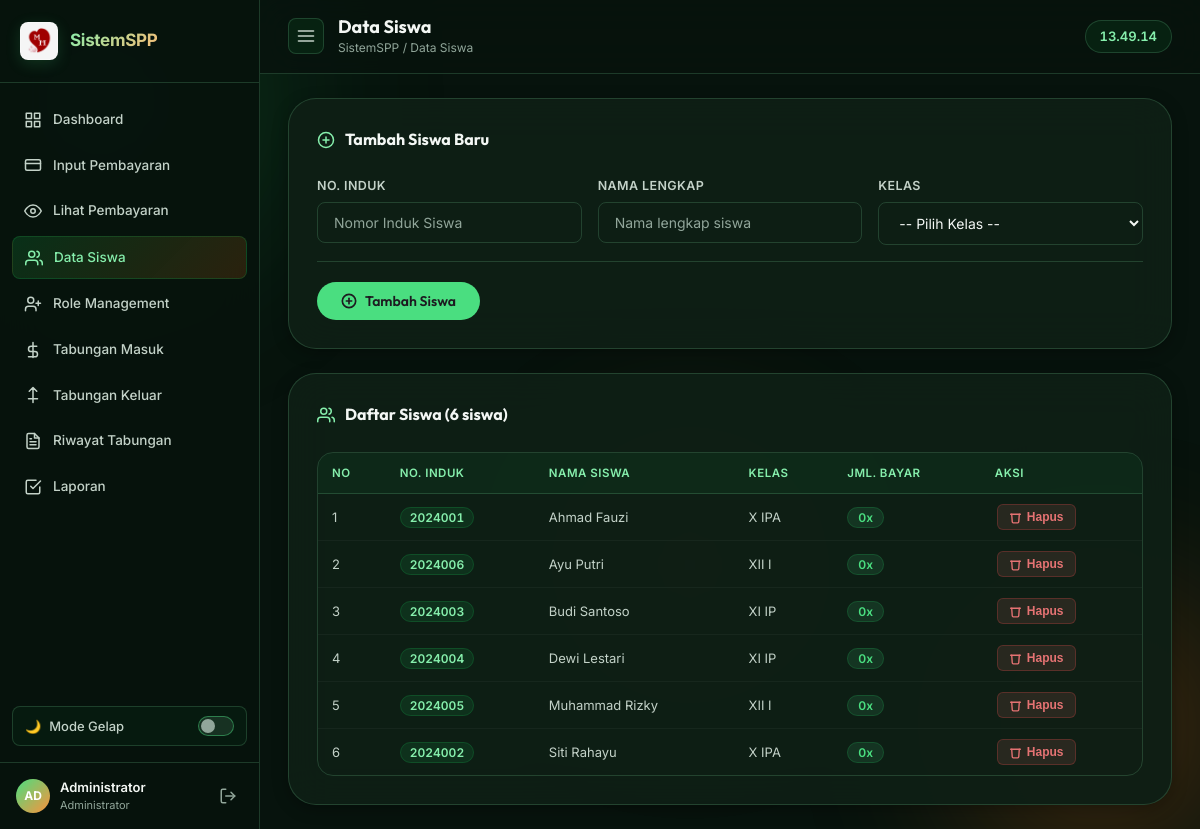
/siswa/daftar.php (signed in), run on an earlier commit of the app's database.
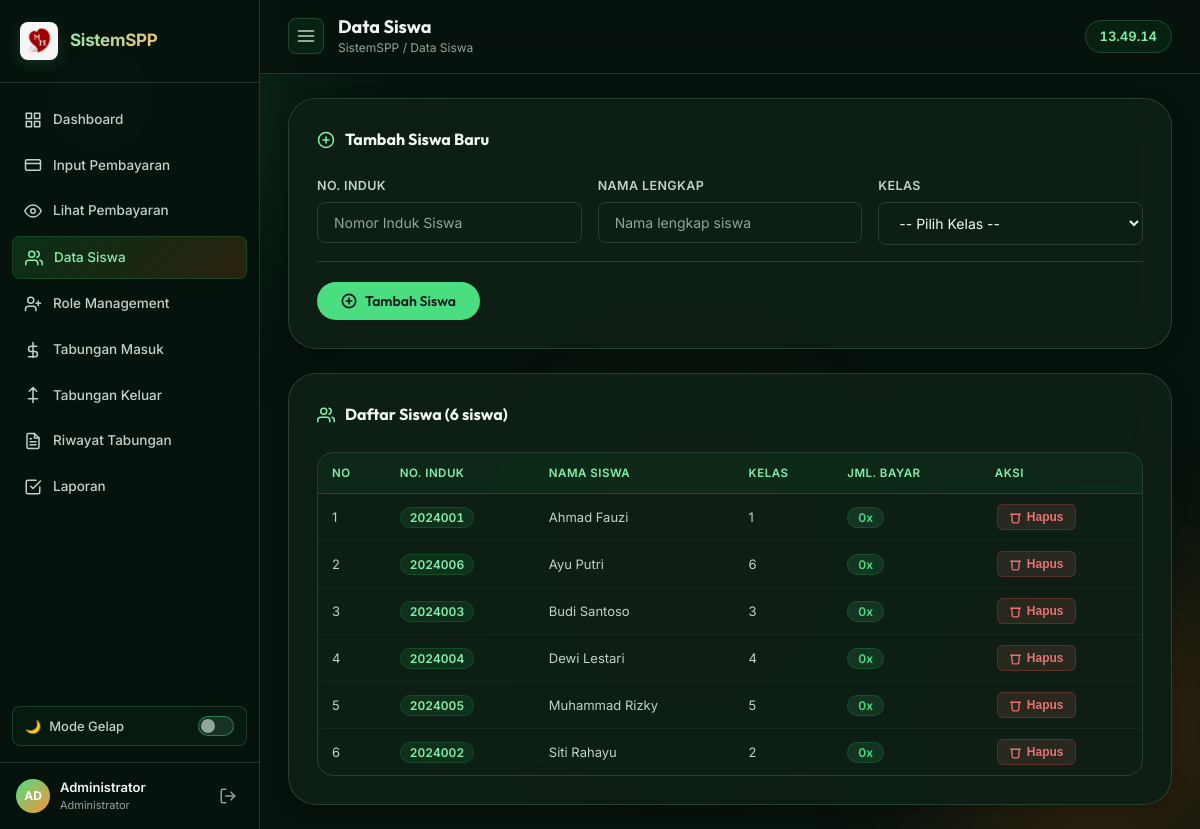
And on a later commit of the database.
### tables this page shows
CREATE TABLE `siswa` (
  `id`              INT AUTO_INCREMENT PRIMARY KEY,
  `NO_INDUK`        VARCHAR(10) NOT NULL UNIQUE,
  `NAMA`            VARCHAR(30) DEFAULT NULL,
  `KELAS`           VARCHAR(5) DEFAULT NULL,
  `SPP_PERBULAN`    DOUBLE DEFAULT 0,
  `PANGKAL`         DOUBLE DEFAULT 0,
  `BANGUNAN`        DOUBLE DEFAULT 0,
  `SERAGAM`         DOUBLE DEFAULT 0,
  `KEGIATAN`        DOUBLE DEFAULT 0,
  `PANGKAL_BAYAR`   DOUBLE DEFAULT 0,
  `BANGUNAN_BAYAR`  DOUBLE DEFAULT 0,
  `SERAGAM_BAYAR`   DOUBLE DEFAULT 0,
  `KEGIATAN_BAYAR`  DOUBLE DEFAULT 0,
  `POMG`            DOUBLE DEFAULT 0,
  `DAFTAR_ULANG`    DOUBLE DEFAULT 0,
  `NO_induk_diknas` CHAR(10) DEFAULT NULL,
  `potong_pangkal`  DOUBLE DEFAULT 0,
  `tot_pangkal`     DOUBLE DEFAULT 0,
  `tot_du`          DOUBLE DEFAULT 0,
  `potong_du`       DOUBLE DEFAULT 0,
  `created_at`      TIMESTAMP DEFAULT CURRENT_TIMESTAMP
);

### siswa/daftar.php (the view, shortened to what this page needs)
<?php
require_once '../koneksi.php';
$siswa = $koneksi->query("SELECT s.*, COUNT(p.id) as jml_bayar FROM siswa s LEFT JOIN bayar p ON p.NO_INDUK = s.NO_INDUK GROUP BY s.id ORDER BY s.NAMA ASC");
?>
<!DOCTYPE html>
<html lang="id">
<head>
  <link rel="stylesheet" href="../assets/css/style.css?v=3.2" />
</head>
<body>
  <div class="bg-orbs">
  </div>
  <div class="layout">
    <?php include '../includes/sidebar.php'; ?>
    <main class="main-content">
      <div class="topbar">
        <button class="sidebar-toggle" onclick="toggleSidebar()" id="btn-sidebar-toggle">
          <svg width="20" height="20" viewBox="0 0 24 24" fill="none" stroke="currentColor" stroke-width="2" stroke-linecap="round" stroke-linejoin="round"><line x1="3" y1="12" x2="21" y2="12"/><line x1="3" y1="6" x2="21" y2="6"/><line x1="3" y1="18" x2="21" y2="18"/></svg>
        </button>
        <div class="topbar-title">
          <h2>Data Siswa</h2>
          <span class="breadcrumb">SistemSPP / Data Siswa</span>
        </div>
        <div class="clock-badge" id="liveClock">--:--:--</div>
      </div>
      <div class="main-card">
        <div class="card-title-row">
          <div class="card-title">
            <svg width="18" height="18" viewBox="0 0 24 24" fill="none" stroke="currentColor" stroke-width="2" stroke-linecap="round" stroke-linejoin="round"><circle cx="12" cy="12" r="10"/><line x1="12" y1="8" x2="12" y2="16"/><line x1="8" y1="12" x2="16" y2="12"/></svg>
            Tambah Siswa Baru
          </div>
        </div>
        <form method="POST" action="daftar.php" id="form-tambah-siswa">
          <div class="fields-grid">
            <div class="field-row">
              <label class="field-label" for="nis-baru">No. Induk</label>
              <input class="field-input" type="text" id="nis-baru" name="no_induk" placeholder="Nomor Induk Siswa" required />
            </div>
            <div class="field-row">
              <label class="field-label" for="nama-baru">Nama Lengkap</label>
              <input class="field-input" type="text" id="nama-baru" name="nama" placeholder="Nama lengkap siswa" required />
            </div>
            <div class="field-row">
              <label class="field-label" for="kelas-baru">Kelas</label>
              <select class="field-input field-select" id="kelas-baru" name="kelas" required>
                <option value="">-- Pilih Kelas --</option>
              </select>
            </div>
          </div>
          <div class="action-bar" style="margin-top:16px">
            <button type="submit" class="btn btn-primary" id="btn-tambah-siswa">
              <svg width="16" height="16" viewBox="0 0 24 24" fill="none" stroke="currentColor" stroke-width="2.5" stroke-linecap="round" stroke-linejoin="round"><circle cx="12" cy="12" r="10"/><line x1="12" y1="8" x2="12" y2="16"/><line x1="8" y1="12" x2="16" y2="12"/></svg>
              Tambah Siswa
            </button>
          </div>
        </form>
      </div>
      <div class="main-card" style="margin-top:0">
        <div class="card-title-row">
          <div class="card-title">
            <svg width="18" height="18" viewBox="0 0 24 24" fill="none" stroke="currentColor" stroke-width="2" stroke-linecap="round" stroke-linejoin="round"><path d="M17 21v-2a4 4 0 0 0-4-4H5a4 4 0 0 0-4 4v2"/><circle cx="9" cy="7" r="4"/><path d="M23 21v-2a4 4 0 0 0-3-3.87"/><path d="M16 3.13a4 4 0 0 1 0 7.75"/></svg>
            Daftar Siswa (<?= $siswa->num_rows ?> siswa)
          </div>
        </div>
        <div class="table-container">
          <table class="payment-table responsive-table">
            <thead>
              <tr><th>No</th><th>No. Induk</th><th>Nama Siswa</th><th>Kelas</th><th>Jml. Bayar</th><th>Aksi</th></tr>
            </thead>
            <tbody>
              <?php $no = 1; while ($s = $siswa->fetch_assoc()): ?>
              <tr>
                <td data-label="No"><?= $no++ ?></td>
                <td data-label="No. Induk"><span class="badge-nis"><?= htmlspecialchars($s['NO_INDUK']) ?></span></td>
                <td data-label="Nama Siswa"><?= htmlspecialchars($s['NAMA']) ?></td>
                <td data-label="Kelas"><?= htmlspecialchars($s['KELAS']) ?></td>
                <td data-label="Jml. Bayar"><span class="badge-count"><?= $s['jml_bayar'] ?>x</span></td>
                <td data-label="Aksi">
                  <form method="POST" action="daftar.php" style="display:inline" onsubmit="return confirm('Hapus siswa <?= htmlspecialchars(addslashes($s['NAMA'])) ?>? Semua data pembayaran akan ikut terhapus!')">
                    <button type="submit" class="btn-tbl btn-tbl-del" title="Hapus">
                      <svg width="13" height="13" viewBox="0 0 24 24" fill="none" stroke="currentColor" stroke-width="2.5" stroke-linecap="round" stroke-linejoin="round"><polyline points="3 6 5 6 21 6"/><path d="M19 6l-1 14a2 2 0 0 1-2 2H8a2 2 0 0 1-2-2L5 6"/></svg>
                      Hapus
                    </button>
                  </form>
                </td>
              </tr>
              <?php endwhile; ?>
            </tbody>
          </table>
        </div>
      </div>
    </main>
  </div>
</body>
</html>

### includes/sidebar.php (shortened to what this page needs)
<?php
$dir     = basename(dirname($_SERVER['PHP_SELF']));
if (in_array($dir, ['pembayaran', 'siswa', 'tabungan', 'laporan'])) {
    $root = '../';
} else {
    $root = '';
}
$role = $_SESSION['admin_role'] ?? '';
$allNavItems = [
  ['dashboard.php', 'Dashboard',
   '<rect x="3" y="3" width="7" height="7"/><rect x="14" y="3" width="7" height="7"/><rect x="14" y="14" width="7" height="7"/><rect x="3" y="14" width="7" height="7"/>',
   ['admin', 'bendahara']],
  ['pembayaran/form.php', 'Input Pembayaran',
   '<rect x="2" y="5" width="20" height="14" rx="2"/><line x1="2" y1="10" x2="22" y2="10"/>',
   ['admin']],
  ['pembayaran/lihat.php', 'Lihat Pembayaran',
   '<path d="M1 12s4-8 11-8 11 8 11 8-4 8-11 8-11-8-11-8z"/><circle cx="12" cy="12" r="3"/>',
   ['admin']],
  ['siswa/daftar.php', 'Data Siswa',
   '<path d="M17 21v-2a4 4 0 0 0-4-4H5a4 4 0 0 0-4 4v2"/><circle cx="9" cy="7" r="4"/><path d="M23 21v-2a4 4 0 0 0-3-3.87"/><path d="M16 3.13a4 4 0 0 1 0 7.75"/>',
   ['admin']],
  ['role_management.php', 'Role Management',
   '<path d="M16 21v-2a4 4 0 0 0-4-4H6a4 4 0 0 0-4 4v2"/><circle cx="9" cy="7" r="4"/><line x1="19" y1="8" x2="19" y2="14"/><line x1="22" y1="11" x2="16" y2="11"/>',
   ['admin']],
  ['tabungan/masuk.php', 'Tabungan Masuk',
   '<path d="M12 2v20M17 7H9.5a3.5 3.5 0 0 0 0 7h5a3.5 3.5 0 0 1 0 7H6"/>',
   ['admin', 'kasir']],
  ['tabungan/keluar.php', 'Tabungan Keluar',
   '<path d="M6 17H18M12 22V2M7 7l5-5 5 5"/>',
   ['admin', 'kasir']],
  ['tabungan/riwayat.php', 'Riwayat Tabungan',
   '<path d="M14 2H6a2 2 0 0 0-2 2v16a2 2 0 0 0 2 2h12a2 2 0 0 0 2-2V8z"/><polyline points="14 2 14 8 20 8"/><line x1="16" y1="13" x2="8" y2="13"/><line x1="16" y1="17" x2="8" y2="17"/><polyline points="10 9 9 9 8 9"/>',
   ['admin', 'kasir', 'bendahara']],
  ['laporan/index.php', 'Laporan',
   '<path d="M9 11l3 3L22 4"/><path d="M21 12v7a2 2 0 0 1-2 2H5a2 2 0 0 1-2-2V5a2 2 0 0 1 2-2h11"/>',
   ['admin', 'bendahara']],
];
$navItems = array_filter($allNavItems, fn($item) => in_array($role, $item[3], true));
$navItems = array_values($navItems);
$roleLabels = ['admin' => 'Administrator', 'bendahara' => 'Bendahara TU', 'kasir' => 'Kasir'];
$roleLabel  = $roleLabels[$role] ?? 'Pengguna';
?>
<aside class="sidebar" id="sidebar">
  <div class="sidebar-brand">
    <div class="brand-icon brand-logo-wrap">
      <img src="<?= $root ?>assets/img/school-logo.png" alt="Logo SD MH" class="brand-logo-img" />
    </div>
    <span class="brand-name">SistemSPP</span>
  </div>
  <nav class="sidebar-nav">
    <?php foreach ($navItems as [$href, $label, $icon, $roles]):
      $isActive = (strpos($_SERVER['PHP_SELF'], str_replace('../', '', $href)) !== false) ? 'active' : '';
    ?>
    <a href="<?= $root . $href ?>" class="nav-item <?= $isActive ?>">
      <svg width="18" height="18" viewBox="0 0 24 24" fill="none" stroke="currentColor" stroke-width="2" stroke-linecap="round" stroke-linejoin="round"><?= $icon ?></svg>
      <?= $label ?>
    </a>
    <?php endforeach; ?>
  </nav>
  <div style="padding: 0 12px 8px;">
    <button class="theme-toggle" id="btn-theme-toggle" onclick="toggleTheme()" title="Ganti tema">
      <span id="theme-icon">🌙</span>
      <span id="theme-label">Mode Gelap</span>
      <span class="toggle-track"><span class="toggle-thumb"></span></span>
    </button>
  </div>
  <div class="sidebar-footer">
    <div class="admin-info">
      <div class="admin-avatar"><?= strtoupper(substr($_SESSION['admin_nama'] ?? 'AD', 0, 2)) ?></div>
      <div>
        <span class="admin-name"><?= htmlspecialchars($_SESSION['admin_nama'] ?? 'Admin') ?></span>
        <span class="admin-role"><?= $roleLabel ?></span>
      </div>
    </div>
    <a href="<?= $root ?>logout.php" class="logout-btn" title="Logout">
      <svg width="18" height="18" viewBox="0 0 24 24" fill="none" stroke="currentColor" stroke-width="2" stroke-linecap="round" stroke-linejoin="round"><path d="M9 21H5a2 2 0 0 1-2-2V5a2 2 0 0 1 2-2h4"/><polyline points="16 17 21 12 16 7"/><line x1="21" y1="12" x2="9" y2="12"/></svg>
    </a>
  </div>
</aside>

What changed in the data, as far as the page shows it:
changed siswa "Ahmad Fauzi": KELAS "X IPA" → "1"
changed siswa "Ayu Putri": KELAS "XII I" → "6"
changed siswa "Budi Santoso": KELAS "XI IP" → "3"
changed siswa "Dewi Lestari": KELAS "XI IP" → "4"
changed siswa "Muhammad Rizky": KELAS "XII I" → "5"
changed siswa "Siti Rahayu": KELAS "X IPA" → "2"
